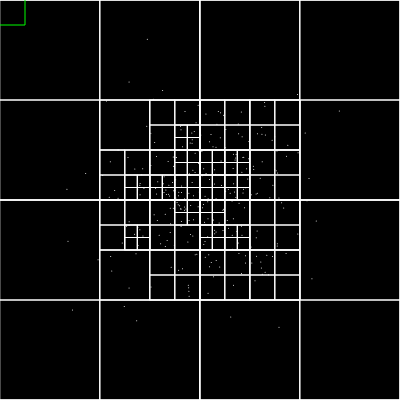
Frame 1 (no input)
Frame 60 (no input): identical to frame 1, image omitted
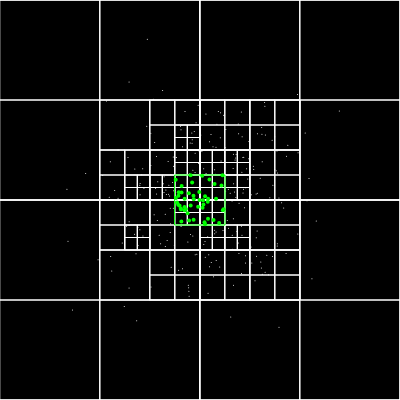
Frame 120 (the mouse pressed at the canvas centre since frame 60)

The p5.js sketch that drew these frames (run headless with seeded random() and noise() and a simulated clock; from frame 60 on, the mouse is pressed at the canvas centre):

// p5.js sketch
// ── sketch.js
let qtree;

function setup() {
  createCanvas(400, 400);

  let boundary = new Rectangle(200, 200, 200, 200);
  qtree = new QuadTree(boundary, 4);
  for (let i = 0; i < 300; i++) {
    let x = randomGaussian(width / 2, width / 8);
    let y = randomGaussian(height / 2, height / 8);
    let p = new Point(x, y);
    qtree.insert(p);
  }
}

function draw() {
  background(0);
  qtree.show();

  stroke(0, 255, 0);
  rectMode(CENTER);
  let range = new Rectangle(constrain(mouseX, 0, width), constrain(mouseY, 0, height), 25, 25)
  rect(range.x, range.y, range.w*2, range.h*2);
  let points = qtree.query(range);
  for (let p of points) {
    strokeWeight(4);
    point(p.x, p.y)
  }
}
// ── particle.js
class Particle {
  constructor(x, y) {
    this.x = x;
    this.y = y;
    this.r = 4;
    this.highlight = false;
  }

  intersects(other) {
    let d = dist(this.x, this.y, other.x, other.y);
    return (d < this.r + other.r);
  }

  setHighlight(value) {
    this.highlight = value;
  }

  move() {
    this.x += random(-1, 1);
    this.y += random(-1, 1);
  }

  render() {
    noStroke();
    if(this.highlight) {
      fill(255);
    } else {
      fill(100);
    }
    ellipse(this.x, this.y, this.r * 2)
  }
}
// ── quadtree.js
class Point {
  constructor(x,y) {
    this.x = x;
    this.y = y;
  }
}

class Rectangle {
  constructor(x,y,w,h) {
    this.x = x;
    this.y = y;
    this.w = w;
    this.h = h;
  }

  contains(point) {
    return (
      point.x >= this.x - this.w &&
      point.x <= this.x + this.w &&
      point.y >= this.y - this.h &&
      point.y <= this.y + this.h
    );
  }

  intersects(range) {
    return !(
      range.x - range.w > this.x + this.w ||
      range.x + range.w < this.x - this.w ||
      range.y - range.h > this.y + this.h ||
      range.y + range.h < this.y - this.h
    );
  }
}

class QuadTree {
  constructor(boundary, n) {
    this.boundary = boundary;
    this.capacity = n;
    this.points = [];
    this.divided = false;
  }

  subdivide() {
    let x = this.boundary.x
    let y = this.boundary.y
    let w = this.boundary.w
    let h = this.boundary.h

    let nw = new Rectangle(x - w/2, y - h/2, w/2, h/2);
    this.northwest = new QuadTree(nw, this.capacity);
    let ne = new Rectangle(x + w/2, y - h/2, w/2, h/2);
    this.northeast = new QuadTree(ne, this.capacity);
    let sw = new Rectangle(x - w/2, y + h/2, w/2, h/2);
    this.southwest = new QuadTree(sw, this.capacity);
    let se = new Rectangle(x + w/2, y + h/2, w/2, h/2);
    this.southeast = new QuadTree(se, this.capacity);
    this.divided = true;
  }

  insert(point) {
    if (!this.boundary.contains(point)) {
      return false;
    }
    if (this.points.length < this.capacity) {
      this.points.push(point);
      return true;
    } else {
      if (!this.divided) {
        this.subdivide();
      }
      if (this.northeast.insert(point)) {
        return true;
      } else if (this.northwest.insert(point)) {
        return true;
      } else if (this.southeast.insert(point)) {
        return true;
      } else if (this.southwest.insert(point)) {
        return true;
      }
    }
  }

  query(range, found) {
    if (!found) {
      found = [];
    }
    if (!this.boundary.intersects(range)) {
      return;
    } else {
      for (let p of this.points) {
        if (range.contains(p)) {
          found.push(p);
        }
      }
      if(this.divided) {
        this.northwest.query(range, found);
        this.northeast.query(range, found);
        this.southwest.query(range, found);
        this.southeast.query(range, found);
      }
    }
    return found;
  }

  show() {
    stroke(255);
    strokeWeight(1);
    noFill();
    rectMode(CENTER);
    rect(this.boundary.x, this.boundary.y, this.boundary.w * 2, this.boundary.h * 2);
    if (this.divided) {
      this.northeast.show();
      this.northwest.show();
      this.southeast.show();
      this.southwest.show();
    }
    for (let p of this.points) {
      strokeWeight(1);
      point(p.x, p.y);
    }
  }
}
